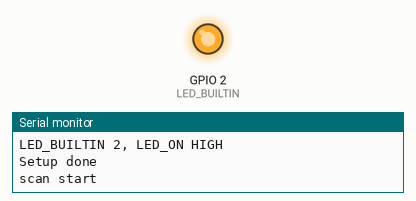
Recording of a sketch running on a simulated ESP32. On the bench: output pins drawn as LEDs (lit = HIGH), the last lines printed to the serial monitor. A WiFi scan finds three made-up networks.

Above: at 2.1 s.
At 5.6 s:
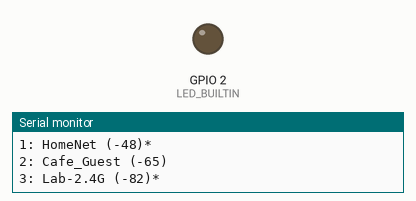
Timing chart, 0 to 10.2 s (numbered marks = the images above):
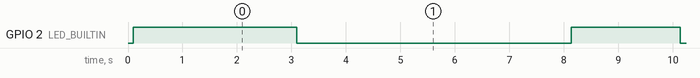

Measured:
- by itself, GPIO 2 (LED_BUILTIN): alternates HIGH for 2.0 s and LOW for 5.0 s

The sketch:

WiFiScan_Ken.ino
```cpp
/*
 *  This sketch demonstrates how to scan WiFi networks.
 *  The API is almost the same as with the WiFi Shield library,
 *  the most obvious difference being the different file you need to include:
 */
#include "WiFi.h"

// ESP32 Wrover.
#if !defined(LED_BUILTIN) && !defined(BUILTIN_LED)
#define LED_BUILTIN 27
#define LED_INVERT
#endif // LED_BUILTIN

// ESP32 DoIt DevKit
//#undef  LED_BUILTIN
//#define LED_BUILTIN 2
//#define LED_INVERT
// End ESP32 DoIt DevKit

#ifdef LED_INVERT
const uint8_t   LED_ON  = LOW;
#else
const uint8_t   LED_ON  = HIGH;
#endif // LED_INVERT


void setup()
{
  Serial.begin(115200);

  // Set WiFi to station mode and disconnect from an AP if it was previously connected
  WiFi.mode(WIFI_STA);
  WiFi.disconnect();
  delay(100);

  pinMode(LED_BUILTIN, OUTPUT);
  digitalWrite(LED_BUILTIN, HIGH);
  Serial.printf(PSTR("LED_BUILTIN %d, LED_ON %s\n"), LED_BUILTIN, LED_ON == HIGH ? "HIGH" : "LOW");

  delay(1000);
  Serial.println("Setup done");
}

void loop()
{
  digitalWrite(LED_BUILTIN, LED_ON);
  Serial.println("scan start");

  // WiFi.scanNetworks will return the number of networks found
  int n = WiFi.scanNetworks();
  Serial.println("scan done");
  digitalWrite(LED_BUILTIN, !LED_ON);
  if (n == 0) {
    Serial.println("no networks found");
  } else {
    Serial.print(n);
    Serial.println(" networks found");
    for (int i = 0; i < n; ++i) {
      // Print SSID and RSSI for each network found
      Serial.print(i + 1);
      Serial.print(": ");
      Serial.print(WiFi.SSID(i));
      Serial.print(" (");
      Serial.print(WiFi.RSSI(i));
      Serial.print(")");
      Serial.println((WiFi.encryptionType(i) == WIFI_AUTH_OPEN)?" ":"*");
      delay(10);
    }
  }
  Serial.println("");

  // Wait a bit before scanning again
  delay(5000);
}
```
